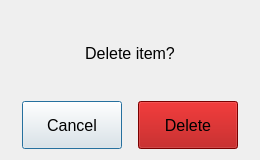
<?xml version="1.0" encoding="UTF-8"?>
<ui version="4.0">
 <class>DeleteDialog</class>
 <widget class="QDialog" name="DeleteDialog">
  <property name="geometry">
   <rect>
    <x>0</x>
    <y>0</y>
    <width>260</width>
    <height>160</height>
   </rect>
  </property>
  <property name="minimumSize">
   <size>
    <width>260</width>
    <height>160</height>
   </size>
  </property>
  <property name="font">
   <font>
    <pointsize>12</pointsize>
   </font>
  </property>
  <property name="windowTitle">
   <string>Dialog</string>
  </property>
  <layout class="QVBoxLayout" name="verticalLayout">
   <item>
    <layout class="QHBoxLayout" name="horizontalLayout_2">
     <item>
      <widget class="QLabel" name="label">
       <property name="font">
        <font>
         <pointsize>12</pointsize>
        </font>
       </property>
       <property name="text">
        <string>Delete item?</string>
       </property>
       <property name="alignment">
        <set>Qt::AlignCenter</set>
       </property>
      </widget>
     </item>
    </layout>
   </item>
   <item>
    <layout class="QHBoxLayout" name="horizontalLayout">
     <item>
      <spacer name="horizontalSpacer_3">
       <property name="orientation">
        <enum>Qt::Horizontal</enum>
       </property>
       <property name="sizeHint" stdset="0">
        <size>
         <width>40</width>
         <height>20</height>
        </size>
       </property>
      </spacer>
     </item>
     <item>
      <widget class="QPushButton" name="cancelButton">
       <property name="minimumSize">
        <size>
         <width>100</width>
         <height>48</height>
        </size>
       </property>
       <property name="text">
        <string>Cancel</string>
       </property>
       <property name="icon">
        <iconset resource="../../resources.qrc">
         <normaloff>:/icons/resources/icons/arrows_left.png</normaloff>:/icons/resources/icons/arrows_left.png</iconset>
       </property>
       <property name="iconSize">
        <size>
         <width>32</width>
         <height>32</height>
        </size>
       </property>
      </widget>
     </item>
     <item>
      <spacer name="horizontalSpacer">
       <property name="orientation">
        <enum>Qt::Horizontal</enum>
       </property>
       <property name="sizeHint" stdset="0">
        <size>
         <width>40</width>
         <height>20</height>
        </size>
       </property>
      </spacer>
     </item>
     <item>
      <widget class="QPushButton" name="deleteButton">
       <property name="minimumSize">
        <size>
         <width>100</width>
         <height>48</height>
        </size>
       </property>
       <property name="palette">
        <palette>
         <active>
          <colorrole role="WindowText">
           <brush brushstyle="SolidPattern">
            <color alpha="255">
             <red>0</red>
             <green>0</green>
             <blue>0</blue>
            </color>
           </brush>
          </colorrole>
          <colorrole role="Button">
           <brush brushstyle="SolidPattern">
            <color alpha="255">
             <red>170</red>
             <green>0</green>
             <blue>0</blue>
            </color>
           </brush>
          </colorrole>
          <colorrole role="Light">
           <brush brushstyle="SolidPattern">
            <color alpha="255">
             <red>255</red>
             <green>0</green>
             <blue>0</blue>
            </color>
           </brush>
          </colorrole>
          <colorrole role="Midlight">
           <brush brushstyle="SolidPattern">
            <color alpha="255">
             <red>212</red>
             <green>0</green>
             <blue>0</blue>
            </color>
           </brush>
          </colorrole>
          <colorrole role="Dark">
           <brush brushstyle="SolidPattern">
            <color alpha="255">
             <red>85</red>
             <green>0</green>
             <blue>0</blue>
            </color>
           </brush>
          </colorrole>
          <colorrole role="Mid">
           <brush brushstyle="SolidPattern">
            <color alpha="255">
             <red>113</red>
             <green>0</green>
             <blue>0</blue>
            </color>
           </brush>
          </colorrole>
          <colorrole role="Text">
           <brush brushstyle="SolidPattern">
            <color alpha="255">
             <red>0</red>
             <green>0</green>
             <blue>0</blue>
            </color>
           </brush>
          </colorrole>
          <colorrole role="BrightText">
           <brush brushstyle="SolidPattern">
            <color alpha="255">
             <red>255</red>
             <green>255</green>
             <blue>255</blue>
            </color>
           </brush>
          </colorrole>
          <colorrole role="ButtonText">
           <brush brushstyle="SolidPattern">
            <color alpha="255">
             <red>0</red>
             <green>0</green>
             <blue>0</blue>
            </color>
           </brush>
          </colorrole>
          <colorrole role="Base">
           <brush brushstyle="SolidPattern">
            <color alpha="255">
             <red>255</red>
             <green>255</green>
             <blue>255</blue>
            </color>
           </brush>
          </colorrole>
          <colorrole role="Window">
           <brush brushstyle="SolidPattern">
            <color alpha="255">
             <red>170</red>
             <green>0</green>
             <blue>0</blue>
            </color>
           </brush>
          </colorrole>
          <colorrole role="Shadow">
           <brush brushstyle="SolidPattern">
            <color alpha="255">
             <red>0</red>
             <green>0</green>
             <blue>0</blue>
            </color>
           </brush>
          </colorrole>
          <colorrole role="AlternateBase">
           <brush brushstyle="SolidPattern">
            <color alpha="255">
             <red>212</red>
             <green>127</green>
             <blue>127</blue>
            </color>
           </brush>
          </colorrole>
          <colorrole role="ToolTipBase">
           <brush brushstyle="SolidPattern">
            <color alpha="255">
             <red>255</red>
             <green>255</green>
             <blue>220</blue>
            </color>
           </brush>
          </colorrole>
          <colorrole role="ToolTipText">
           <brush brushstyle="SolidPattern">
            <color alpha="255">
             <red>0</red>
             <green>0</green>
             <blue>0</blue>
            </color>
           </brush>
          </colorrole>
         </active>
         <inactive>
          <colorrole role="WindowText">
           <brush brushstyle="SolidPattern">
            <color alpha="255">
             <red>0</red>
             <green>0</green>
             <blue>0</blue>
            </color>
           </brush>
          </colorrole>
          <colorrole role="Button">
           <brush brushstyle="SolidPattern">
            <color alpha="255">
             <red>170</red>
             <green>0</green>
             <blue>0</blue>
            </color>
           </brush>
          </colorrole>
          <colorrole role="Light">
           <brush brushstyle="SolidPattern">
            <color alpha="255">
             <red>255</red>
             <green>0</green>
             <blue>0</blue>
            </color>
           </brush>
          </colorrole>
          <colorrole role="Midlight">
           <brush brushstyle="SolidPattern">
            <color alpha="255">
             <red>212</red>
             <green>0</green>
             <blue>0</blue>
            </color>
           </brush>
          </colorrole>
          <colorrole role="Dark">
           <brush brushstyle="SolidPattern">
            <color alpha="255">
             <red>85</red>
             <green>0</green>
             <blue>0</blue>
            </color>
           </brush>
          </colorrole>
          <colorrole role="Mid">
           <brush brushstyle="SolidPattern">
            <color alpha="255">
             <red>113</red>
             <green>0</green>
             <blue>0</blue>
            </color>
           </brush>
          </colorrole>
          <colorrole role="Text">
           <brush brushstyle="SolidPattern">
            <color alpha="255">
             <red>0</red>
             <green>0</green>
             <blue>0</blue>
            </color>
           </brush>
          </colorrole>
          <colorrole role="BrightText">
           <brush brushstyle="SolidPattern">
            <color alpha="255">
             <red>255</red>
             <green>255</green>
             <blue>255</blue>
            </color>
           </brush>
          </colorrole>
          <colorrole role="ButtonText">
           <brush brushstyle="SolidPattern">
            <color alpha="255">
             <red>0</red>
             <green>0</green>
             <blue>0</blue>
            </color>
           </brush>
          </colorrole>
          <colorrole role="Base">
           <brush brushstyle="SolidPattern">
            <color alpha="255">
             <red>255</red>
             <green>255</green>
             <blue>255</blue>
            </color>
           </brush>
          </colorrole>
          <colorrole role="Window">
           <brush brushstyle="SolidPattern">
            <color alpha="255">
             <red>170</red>
             <green>0</green>
             <blue>0</blue>
            </color>
           </brush>
          </colorrole>
          <colorrole role="Shadow">
           <brush brushstyle="SolidPattern">
            <color alpha="255">
             <red>0</red>
             <green>0</green>
             <blue>0</blue>
            </color>
           </brush>
          </colorrole>
          <colorrole role="AlternateBase">
           <brush brushstyle="SolidPattern">
            <color alpha="255">
             <red>212</red>
             <green>127</green>
             <blue>127</blue>
            </color>
           </brush>
          </colorrole>
          <colorrole role="ToolTipBase">
           <brush brushstyle="SolidPattern">
            <color alpha="255">
             <red>255</red>
             <green>255</green>
             <blue>220</blue>
            </color>
           </brush>
          </colorrole>
          <colorrole role="ToolTipText">
           <brush brushstyle="SolidPattern">
            <color alpha="255">
             <red>0</red>
             <green>0</green>
             <blue>0</blue>
            </color>
           </brush>
          </colorrole>
         </inactive>
         <disabled>
          <colorrole role="WindowText">
           <brush brushstyle="SolidPattern">
            <color alpha="255">
             <red>85</red>
             <green>0</green>
             <blue>0</blue>
            </color>
           </brush>
          </colorrole>
          <colorrole role="Button">
           <brush brushstyle="SolidPattern">
            <color alpha="255">
             <red>170</red>
             <green>0</green>
             <blue>0</blue>
            </color>
           </brush>
          </colorrole>
          <colorrole role="Light">
           <brush brushstyle="SolidPattern">
            <color alpha="255">
             <red>255</red>
             <green>0</green>
             <blue>0</blue>
            </color>
           </brush>
          </colorrole>
          <colorrole role="Midlight">
           <brush brushstyle="SolidPattern">
            <color alpha="255">
             <red>212</red>
             <green>0</green>
             <blue>0</blue>
            </color>
           </brush>
          </colorrole>
          <colorrole role="Dark">
           <brush brushstyle="SolidPattern">
            <color alpha="255">
             <red>85</red>
             <green>0</green>
             <blue>0</blue>
            </color>
           </brush>
          </colorrole>
          <colorrole role="Mid">
           <brush brushstyle="SolidPattern">
            <color alpha="255">
             <red>113</red>
             <green>0</green>
             <blue>0</blue>
            </color>
           </brush>
          </colorrole>
          <colorrole role="Text">
           <brush brushstyle="SolidPattern">
            <color alpha="255">
             <red>85</red>
             <green>0</green>
             <blue>0</blue>
            </color>
           </brush>
          </colorrole>
          <colorrole role="BrightText">
           <brush brushstyle="SolidPattern">
            <color alpha="255">
             <red>255</red>
             <green>255</green>
             <blue>255</blue>
            </color>
           </brush>
          </colorrole>
          <colorrole role="ButtonText">
           <brush brushstyle="SolidPattern">
            <color alpha="255">
             <red>85</red>
             <green>0</green>
             <blue>0</blue>
            </color>
           </brush>
          </colorrole>
          <colorrole role="Base">
           <brush brushstyle="SolidPattern">
            <color alpha="255">
             <red>170</red>
             <green>0</green>
             <blue>0</blue>
            </color>
           </brush>
          </colorrole>
          <colorrole role="Window">
           <brush brushstyle="SolidPattern">
            <color alpha="255">
             <red>170</red>
             <green>0</green>
             <blue>0</blue>
            </color>
           </brush>
          </colorrole>
          <colorrole role="Shadow">
           <brush brushstyle="SolidPattern">
            <color alpha="255">
             <red>0</red>
             <green>0</green>
             <blue>0</blue>
            </color>
           </brush>
          </colorrole>
          <colorrole role="AlternateBase">
           <brush brushstyle="SolidPattern">
            <color alpha="255">
             <red>170</red>
             <green>0</green>
             <blue>0</blue>
            </color>
           </brush>
          </colorrole>
          <colorrole role="ToolTipBase">
           <brush brushstyle="SolidPattern">
            <color alpha="255">
             <red>255</red>
             <green>255</green>
             <blue>220</blue>
            </color>
           </brush>
          </colorrole>
          <colorrole role="ToolTipText">
           <brush brushstyle="SolidPattern">
            <color alpha="255">
             <red>0</red>
             <green>0</green>
             <blue>0</blue>
            </color>
           </brush>
          </colorrole>
         </disabled>
        </palette>
       </property>
       <property name="text">
        <string>Delete</string>
       </property>
       <property name="icon">
        <iconset resource="../../resources.qrc">
         <normaloff>:/icons/resources/icons/arrows_remove.png</normaloff>:/icons/resources/icons/arrows_remove.png</iconset>
       </property>
       <property name="iconSize">
        <size>
         <width>32</width>
         <height>32</height>
        </size>
       </property>
      </widget>
     </item>
     <item>
      <spacer name="horizontalSpacer_2">
       <property name="orientation">
        <enum>Qt::Horizontal</enum>
       </property>
       <property name="sizeHint" stdset="0">
        <size>
         <width>40</width>
         <height>20</height>
        </size>
       </property>
      </spacer>
     </item>
    </layout>
   </item>
  </layout>
 </widget>
 <resources>
  <include location="../../resources.qrc"/>
 </resources>
 <connections/>
</ui>
